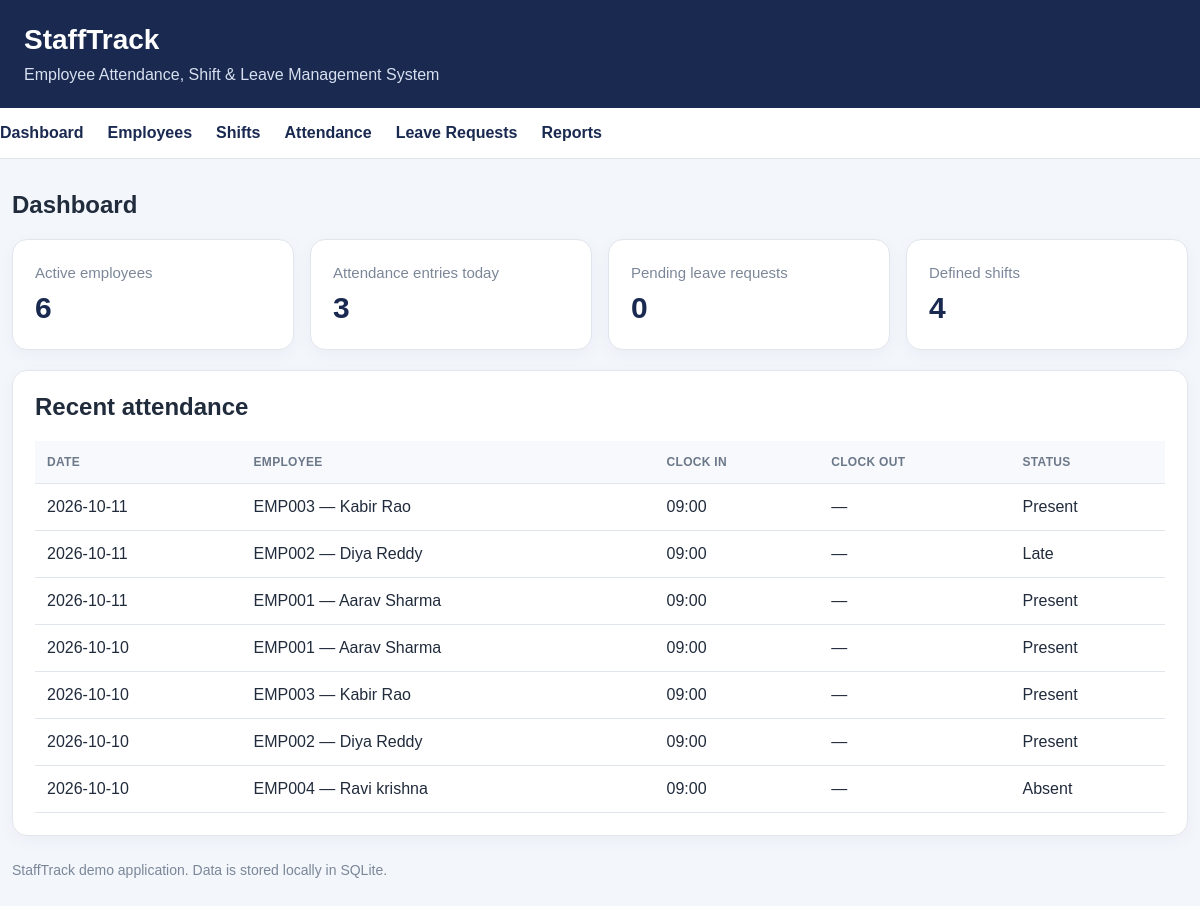
The page / on the database its author committed.
### tables this page shows
CREATE TABLE attendance (
      id INTEGER PRIMARY KEY AUTOINCREMENT,
      employee_id INTEGER NOT NULL REFERENCES employees(id),
      work_date TEXT NOT NULL,
      clock_in TEXT NOT NULL,
      clock_out TEXT,
      status TEXT NOT NULL CHECK (status IN ('Present','Absent','Late')),
      UNIQUE(employee_id, work_date),
      CHECK (clock_out IS NULL OR clock_out > clock_in)
    );

CREATE TABLE employees (
      id INTEGER PRIMARY KEY AUTOINCREMENT,
      code TEXT NOT NULL UNIQUE,
      full_name TEXT NOT NULL,
      email TEXT NOT NULL,
      department TEXT NOT NULL,
      hire_date TEXT NOT NULL,
      active INTEGER NOT NULL DEFAULT 1
    );

### app/routes.py (the view)
@bp.route("/")
def dashboard():
    db = get_db()
    stats = {
      "employees": db.execute("SELECT COUNT(*) FROM employees WHERE active=1").fetchone()[0],
      "attendance": db.execute("SELECT COUNT(*) FROM attendance WHERE work_date=?", (date.today().isoformat(),)).fetchone()[0],
      "pending": db.execute("SELECT COUNT(*) FROM leave_requests WHERE status='Pending'").fetchone()[0],
      "shifts": db.execute("SELECT COUNT(*) FROM shifts").fetchone()[0]
    }
    recent = db.execute("""SELECT a.*, e.code, e.full_name FROM attendance a
      JOIN employees e ON e.id=a.employee_id ORDER BY a.work_date DESC,a.id DESC LIMIT 8""").fetchall()
    return render_template("dashboard.html", stats=stats, recent=recent)

### app/db.py (called while the page is built)
def get_db():
    if "db" not in g:
        db_path = current_app.config["DATABASE"]
        Path(db_path).parent.mkdir(parents=True, exist_ok=True)
        g.db = sqlite3.connect(db_path)
        g.db.row_factory = sqlite3.Row
        g.db.execute("PRAGMA foreign_keys = ON")
    return g.db

### app/routes.py (called while the page is built)
@bp.app_context_processor
def inject_today():
    return {"today": date.today().isoformat()}

### app/templates/dashboard.html
{% extends "base.html" %}{% block title %}Dashboard · StaffTrack{% endblock %}
{% block content %}
<h2>Dashboard</h2>
<div class="stats">
  <section class="stat"><span>Active employees</span><strong>{{ stats.employees }}</strong></section>
  <section class="stat"><span>Attendance entries today</span><strong>{{ stats.attendance }}</strong></section>
  <section class="stat"><span>Pending leave requests</span><strong>{{ stats.pending }}</strong></section>
  <section class="stat"><span>Defined shifts</span><strong>{{ stats.shifts }}</strong></section>
</div>
<section class="panel"><h2>Recent attendance</h2>
<table><thead><tr><th>Date</th><th>Employee</th><th>Clock in</th><th>Clock out</th><th>Status</th></tr></thead><tbody>
{% for row in recent %}<tr><td>{{ row.work_date }}</td><td>{{ row.code }} — {{ row.full_name }}</td><td>{{ row.clock_in }}</td><td>{{ row.clock_out or '—' }}</td><td>{{ row.status }}</td></tr>
{% else %}<tr><td colspan="5">No attendance records yet.</td></tr>{% endfor %}
</tbody></table></section>
{% endblock %}

### app/templates/base.html (shortened to what this page needs)
<!doctype html>
<html lang="en">
<head>
  <link rel="stylesheet" href="{{ url_for('static', filename='style.css') }}">
</head>
<body>
<header class="site-header"><div class="header-inner">
  <h1>StaffTrack</h1><p>Employee Attendance, Shift &amp; Leave Management System</p>
</div></header>
<nav><div class="nav-inner">
  <a href="{{ url_for('main.dashboard') }}">Dashboard</a>
  <a href="{{ url_for('main.employees') }}">Employees</a>
  <a href="{{ url_for('main.shifts') }}">Shifts</a>
  <a href="{{ url_for('main.attendance') }}">Attendance</a>
  <a href="{{ url_for('main.leave') }}">Leave Requests</a>
  <a href="{{ url_for('main.reports') }}">Reports</a>
</div></nav>
<main>
  {% block content %}{% endblock %}
  <p class="footnote">StaffTrack demo application. Data is stored locally in SQLite.</p>
</main>
</body></html>

### app/static/style.css (style rules this page uses)
:root { font-family: Arial, Helvetica, sans-serif; color: #202b3c; background: #f3f6fb; }
* { box-sizing: border-box; }
body { margin: 0; background: #f3f6fb; }
.site-header { background: #192950; color: white; padding: 24px max(calc((100% - 1260px)/2), 24px); }
.site-header h1 { font-size: 28px; margin: 0 0 10px; }
.site-header p { margin: 0; color: #d8e0ef; }
nav { background: white; border-bottom: 1px solid #e0e5ec; }
.nav-inner { max-width: 1260px; margin: auto; display: flex; gap: 24px; padding: 16px 0; flex-wrap: wrap; }
nav a { color: #192950; font-weight: 700; text-decoration: none; }
main { max-width: 1260px; margin: 32px auto; padding: 0 12px; }
h2 { font-size: 24px; margin: 0 0 20px; }
.panel,.stat { background: white; border: 1px solid #e1e6ed; border-radius: 15px; box-shadow: 0 5px 18px rgba(22,39,69,.04); }
.panel { padding: 22px; margin: 20px 0; overflow-x: auto; }
.stats { display: grid; grid-template-columns: repeat(4,minmax(0,1fr)); gap: 16px; }
.stat { padding: 24px 22px; display: flex; flex-direction: column; gap: 10px; }
.stat span { color: #7b8798; font-size: 15px; }
.stat strong { color: #192950; font-size: 30px; }
table { border-collapse: collapse; width: 100%; min-width: 680px; text-align: left; }
th { background: #f7f9fc; color: #6c7889; text-transform: uppercase; font-size: 12px; letter-spacing: .3px; }
th,td { padding: 14px 12px; border-bottom: 1px solid #e0e5eb; }
.footnote { color: #7b8798; font-size: 14px; margin: 26px 0; }

### rows shown on the page
attendance: work_date "2026-10-11", code "EMP003", full_name "Kabir Rao", clock_in "09:00", clock_out "—", status "Present"
attendance: work_date "2026-10-11", code "EMP002", full_name "Diya Reddy", clock_in "09:00", clock_out "—", status "Late"
attendance: work_date "2026-10-11", code "EMP001", full_name "Aarav Sharma", clock_in "09:00", clock_out "—", status "Present"
attendance: work_date "2026-10-10", code "EMP001", full_name "Aarav Sharma", clock_in "09:00", clock_out "—", status "Present"
attendance: work_date "2026-10-10", code "EMP003", full_name "Kabir Rao", clock_in "09:00", clock_out "—", status "Present"
attendance: work_date "2026-10-10", code "EMP002", full_name "Diya Reddy", clock_in "09:00", clock_out "—", status "Present"
attendance: work_date "2026-10-10", code "EMP004", full_name "Ravi krishna", clock_in "09:00", clock_out "—", status "Absent"

### other values the page prints
{{ stats.employees }} "6"
{{ stats.attendance }} "3"
{{ stats.pending }} "0"
{{ stats.shifts }} "4"
